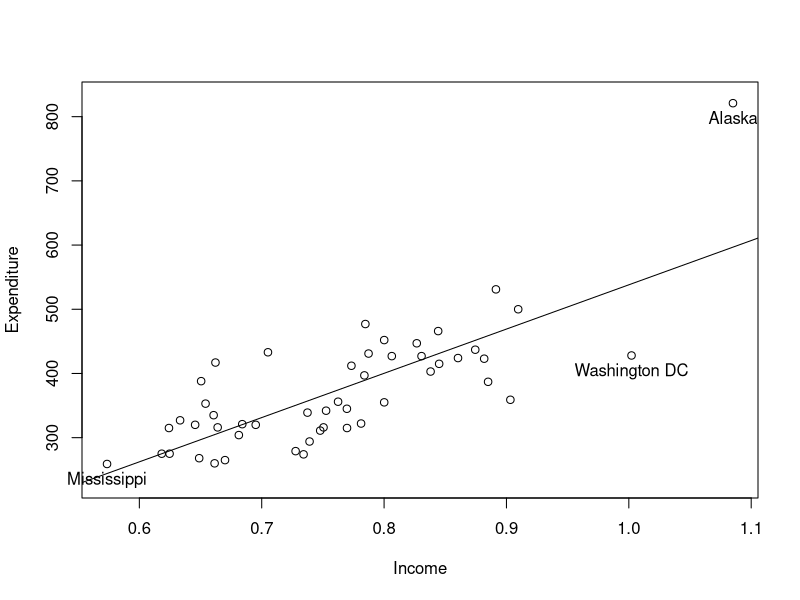
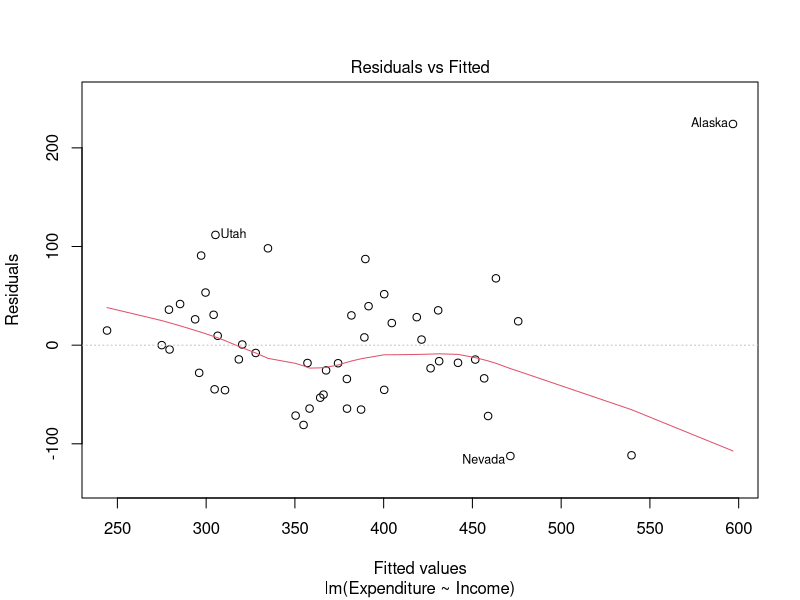
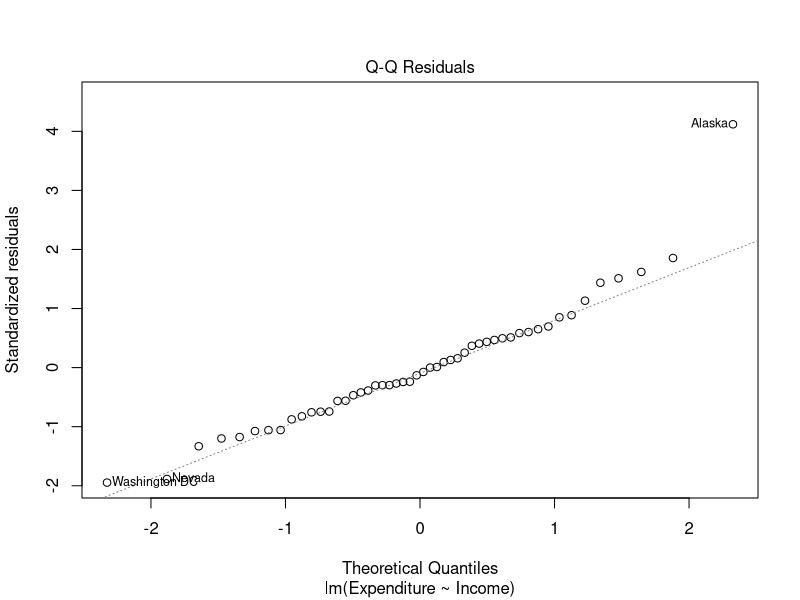
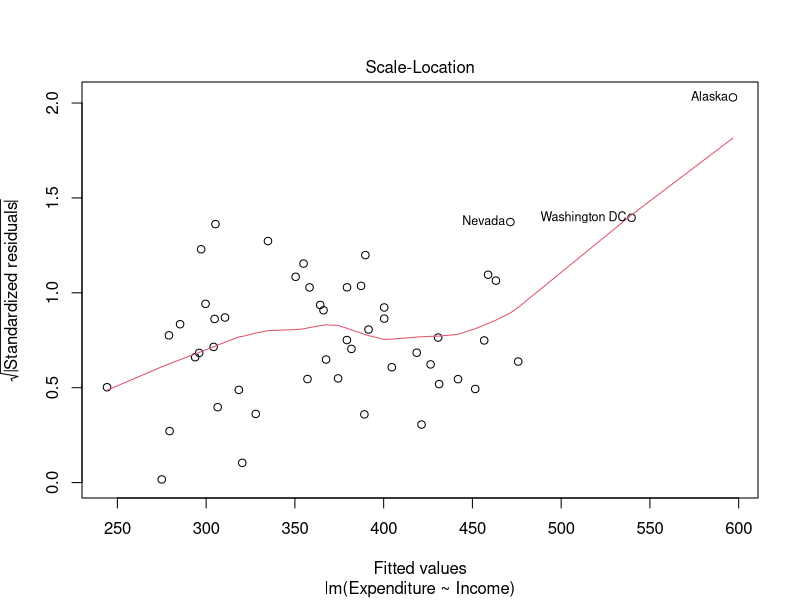
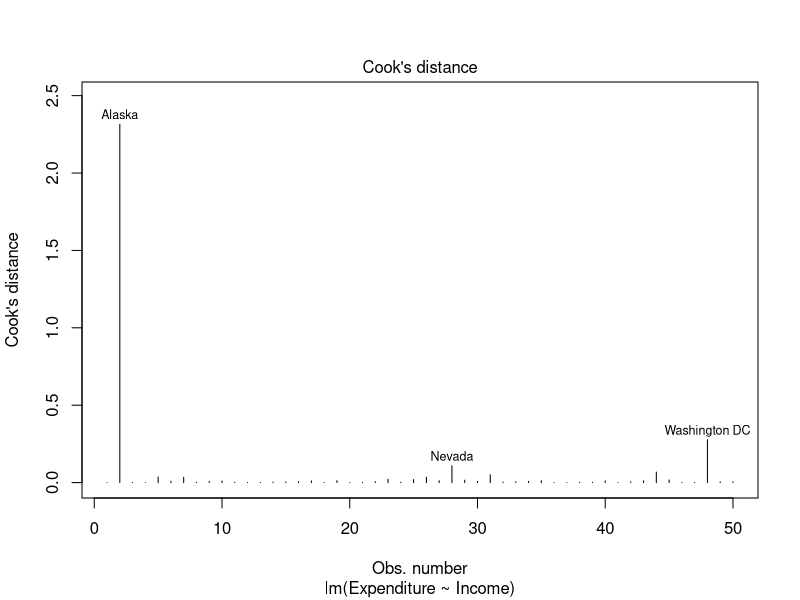
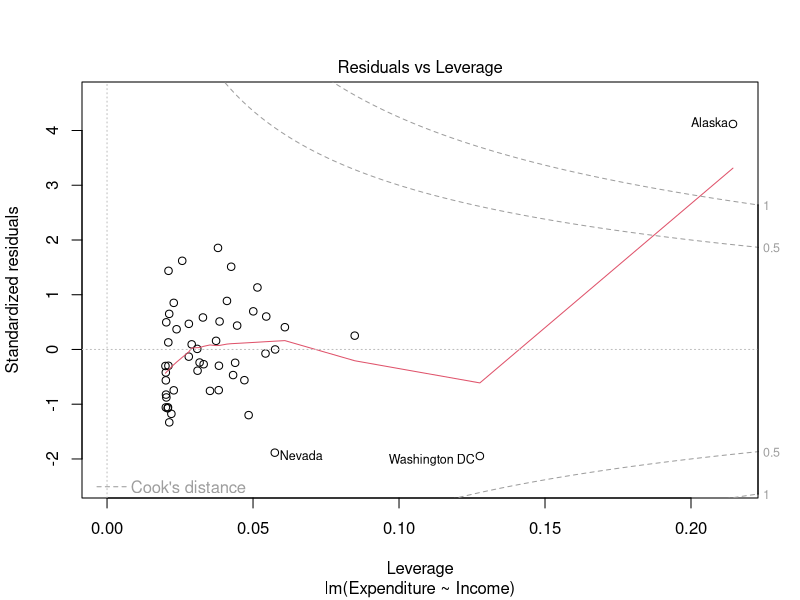
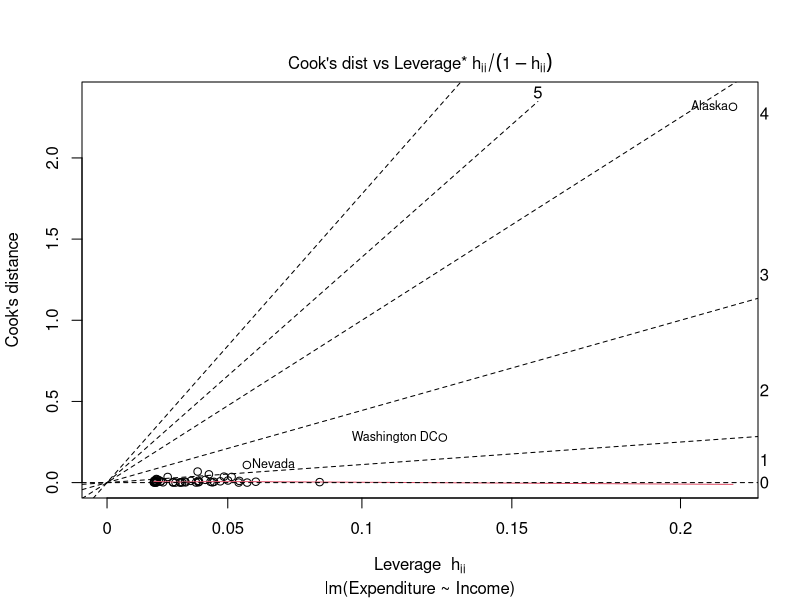
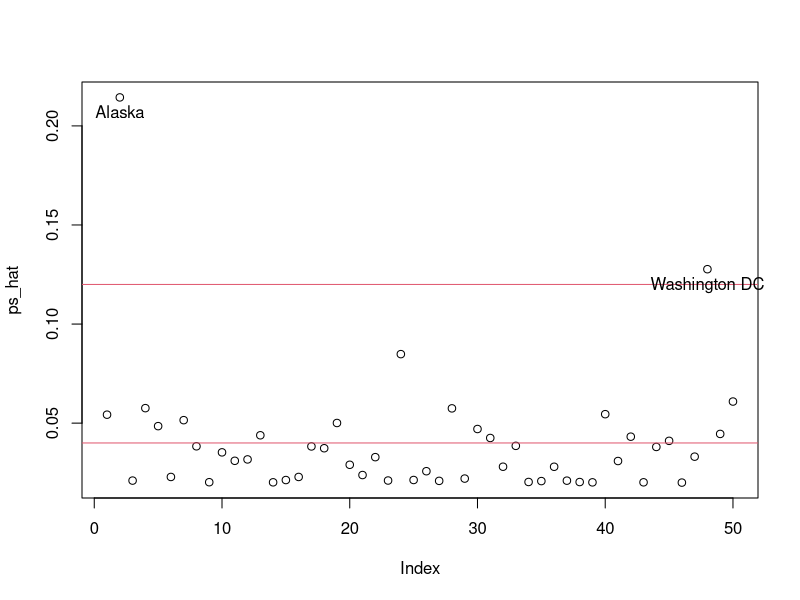

Source code (R) for these figures, in order:
###################################################
### chunk number 1: setup
###################################################
options(prompt = "R> ", continue = "+  ", width = 64,
  digits = 4, show.signif.stars = FALSE, useFancyQuotes = FALSE)

options(SweaveHooks = list(onefig =   function() {par(mfrow = c(1,1))},
                           twofig =   function() {par(mfrow = c(1,2))},                           
                           threefig = function() {par(mfrow = c(1,3))},
                           fourfig =  function() {par(mfrow = c(2,2))},
			   sixfig =   function() {par(mfrow = c(3,2))}))

library("AER")

set.seed(1071)


###################################################
### chunk number 2: ps-summary
###################################################
data("PublicSchools")
summary(PublicSchools)


###################################################
### chunk number 3: ps-plot eval=FALSE
###################################################
## ps <- na.omit(PublicSchools)
## ps$Income <- ps$Income / 10000
## plot(Expenditure ~ Income, data = ps, ylim = c(230, 830))
## ps_lm <- lm(Expenditure ~ Income, data = ps)
## abline(ps_lm)
## id <- c(2, 24, 48)
## text(ps[id, 2:1], rownames(ps)[id], pos = 1, xpd = TRUE)


###################################################
### chunk number 4: ps-plot1
###################################################
ps <- na.omit(PublicSchools)
ps$Income <- ps$Income / 10000
plot(Expenditure ~ Income, data = ps, ylim = c(230, 830))
ps_lm <- lm(Expenditure ~ Income, data = ps)
abline(ps_lm)
id <- c(2, 24, 48)
text(ps[id, 2:1], rownames(ps)[id], pos = 1, xpd = TRUE)


###################################################
### chunk number 5: ps-lmplot eval=FALSE
###################################################
## plot(ps_lm, which = 1:6)


###################################################
### chunk number 6: ps-lmplot1
###################################################
plot(ps_lm, which = 1:6)


###################################################
### chunk number 7: ps-hatvalues eval=FALSE
###################################################
## ps_hat <- hatvalues(ps_lm)
## plot(ps_hat)
## abline(h = c(1, 3) * mean(ps_hat), col = 2)
## id <- which(ps_hat > 3 * mean(ps_hat))
## text(id, ps_hat[id], rownames(ps)[id], pos = 1, xpd = TRUE)


###################################################
### chunk number 8: ps-hatvalues1
###################################################
ps_hat <- hatvalues(ps_lm)
plot(ps_hat)
abline(h = c(1, 3) * mean(ps_hat), col = 2)
id <- which(ps_hat > 3 * mean(ps_hat))
text(id, ps_hat[id], rownames(ps)[id], pos = 1, xpd = TRUE)


###################################################
### chunk number 9: influence-measures1 eval=FALSE
###################################################
## influence.measures(ps_lm)


###################################################
### chunk number 10: which-hatvalues
###################################################
which(ps_hat > 3 * mean(ps_hat))


###################################################
### chunk number 11: influence-measures2
###################################################
summary(influence.measures(ps_lm))


###################################################
### chunk number 12: ps-noinf eval=FALSE
###################################################
## plot(Expenditure ~ Income, data = ps, ylim = c(230, 830))
## abline(ps_lm)
## id <- which(apply(influence.measures(ps_lm)$is.inf, 1, any))
## text(ps[id, 2:1], rownames(ps)[id], pos = 1, xpd = TRUE)
## ps_noinf <- lm(Expenditure ~ Income, data = ps[-id,])
## abline(ps_noinf, lty = 2)


###################################################
### chunk number 13: ps-noinf1
###################################################
plot(Expenditure ~ Income, data = ps, ylim = c(230, 830))
abline(ps_lm)
id <- which(apply(influence.measures(ps_lm)$is.inf, 1, any))
text(ps[id, 2:1], rownames(ps)[id], pos = 1, xpd = TRUE)
ps_noinf <- lm(Expenditure ~ Income, data = ps[-id,])
abline(ps_noinf, lty = 2)


###################################################
### chunk number 14: journals-age
###################################################
data("Journals")
journals <- Journals[, c("subs", "price")]
journals$citeprice <- Journals$price/Journals$citations
journals$age <- 2000 - Journals$foundingyear


###################################################
### chunk number 15: journals-lm
###################################################
jour_lm <- lm(log(subs) ~ log(citeprice), data = journals)


###################################################
### chunk number 16: bptest1
###################################################
bptest(jour_lm)


###################################################
### chunk number 17: bptest2
###################################################
bptest(jour_lm, ~ log(citeprice) + I(log(citeprice)^2),
  data = journals)


###################################################
### chunk number 18: gqtest
###################################################
gqtest(jour_lm, order.by = ~ citeprice, data = journals)


###################################################
### chunk number 19: resettest
###################################################
resettest(jour_lm)


###################################################
### chunk number 20: raintest
###################################################
raintest(jour_lm, order.by = ~ age, data = journals)


###################################################
### chunk number 21: harvtest
###################################################
harvtest(jour_lm, order.by = ~ age, data = journals)


###################################################
### chunk number 22: 
###################################################
library("dynlm")


###################################################
### chunk number 23: usmacro-dynlm
###################################################
data("USMacroG")
consump1 <- dynlm(consumption ~ dpi + L(dpi),
  data = USMacroG)


###################################################
### chunk number 24: dwtest
###################################################
dwtest(consump1)


###################################################
### chunk number 25: Box-test
###################################################
Box.test(residuals(consump1), type = "Ljung-Box")


###################################################
### chunk number 26: bgtest
###################################################
bgtest(consump1)


###################################################
### chunk number 27: vcov
###################################################
vcov(jour_lm)
vcovHC(jour_lm)


###################################################
### chunk number 28: coeftest
###################################################
coeftest(jour_lm, vcov = vcovHC)


###################################################
### chunk number 29: sandwiches
###################################################
t(sapply(c("const", "HC0", "HC1", "HC2", "HC3", "HC4"),
  function(x) sqrt(diag(vcovHC(jour_lm, type = x)))))


###################################################
### chunk number 30: ps-anova
###################################################
ps_lm <- lm(Expenditure ~ Income, data = ps)
ps_lm2 <- lm(Expenditure ~ Income + I(Income^2), data = ps)
anova(ps_lm, ps_lm2)


###################################################
### chunk number 31: ps-waldtest
###################################################
waldtest(ps_lm, ps_lm2, vcov = vcovHC(ps_lm2, type = "HC4"))


###################################################
### chunk number 32: vcovHAC
###################################################
rbind(SE = sqrt(diag(vcov(consump1))),
  QS = sqrt(diag(kernHAC(consump1))),
  NW = sqrt(diag(NeweyWest(consump1))))


###################################################
### chunk number 33: solow-lm
###################################################
data("OECDGrowth")
solow_lm <- lm(log(gdp85/gdp60) ~ log(gdp60) +
  log(invest) + log(popgrowth + .05), data = OECDGrowth)
summary(solow_lm)


###################################################
### chunk number 34: solow-plot eval=FALSE
###################################################
## plot(solow_lm)


###################################################
### chunk number 35: solow-lts
###################################################
library("MASS")
solow_lts <- lqs(log(gdp85/gdp60) ~ log(gdp60) +
  log(invest) + log(popgrowth + .05), data = OECDGrowth,
  psamp = 13, nsamp = "exact")


###################################################
### chunk number 36: solow-smallresid
###################################################
smallresid <- which(
  abs(residuals(solow_lts)/solow_lts$scale[2]) <= 2.5)


###################################################
### chunk number 37: solow-nohighlev
###################################################
X <- model.matrix(solow_lm)[,-1]
Xcv <- cov.rob(X, nsamp = "exact")
nohighlev <- which(
  sqrt(mahalanobis(X, Xcv$center, Xcv$cov)) <= 2.5)


###################################################
### chunk number 38: solow-goodobs
###################################################
goodobs <- unique(c(smallresid, nohighlev))


###################################################
### chunk number 39: solow-badobs
###################################################
rownames(OECDGrowth)[-goodobs]


###################################################
### chunk number 40: solow-rob
###################################################
solow_rob <- update(solow_lm, subset = goodobs)
summary(solow_rob)


###################################################
### chunk number 41: quantreg
###################################################
library("quantreg")


###################################################
### chunk number 42: cps-lad
###################################################
library("quantreg")
data("CPS1988")
cps_f <- log(wage) ~ experience + I(experience^2) + education
cps_lad <- rq(cps_f, data = CPS1988)
summary(cps_lad)


###################################################
### chunk number 43: cps-rq
###################################################
cps_rq <- rq(cps_f, tau = c(0.25, 0.75), data = CPS1988)
summary(cps_rq)


###################################################
### chunk number 44: cps-rqs
###################################################
cps_rq25 <- rq(cps_f, tau = 0.25, data = CPS1988)
cps_rq75 <- rq(cps_f, tau = 0.75, data = CPS1988)
anova(cps_rq25, cps_rq75)


###################################################
### chunk number 45: cps-rq-anova
###################################################
anova(cps_rq25, cps_rq75, joint = FALSE)


###################################################
### chunk number 46: rqbig
###################################################
cps_rqbig <- rq(cps_f, tau = seq(0.05, 0.95, by = 0.05),
  data = CPS1988)
cps_rqbigs <- summary(cps_rqbig)


###################################################
### chunk number 47: rqbig-plot eval=FALSE
###################################################
## plot(cps_rqbigs)


###################################################
### chunk number 48: rqbig-plot1
###################################################
plot(cps_rqbigs)
